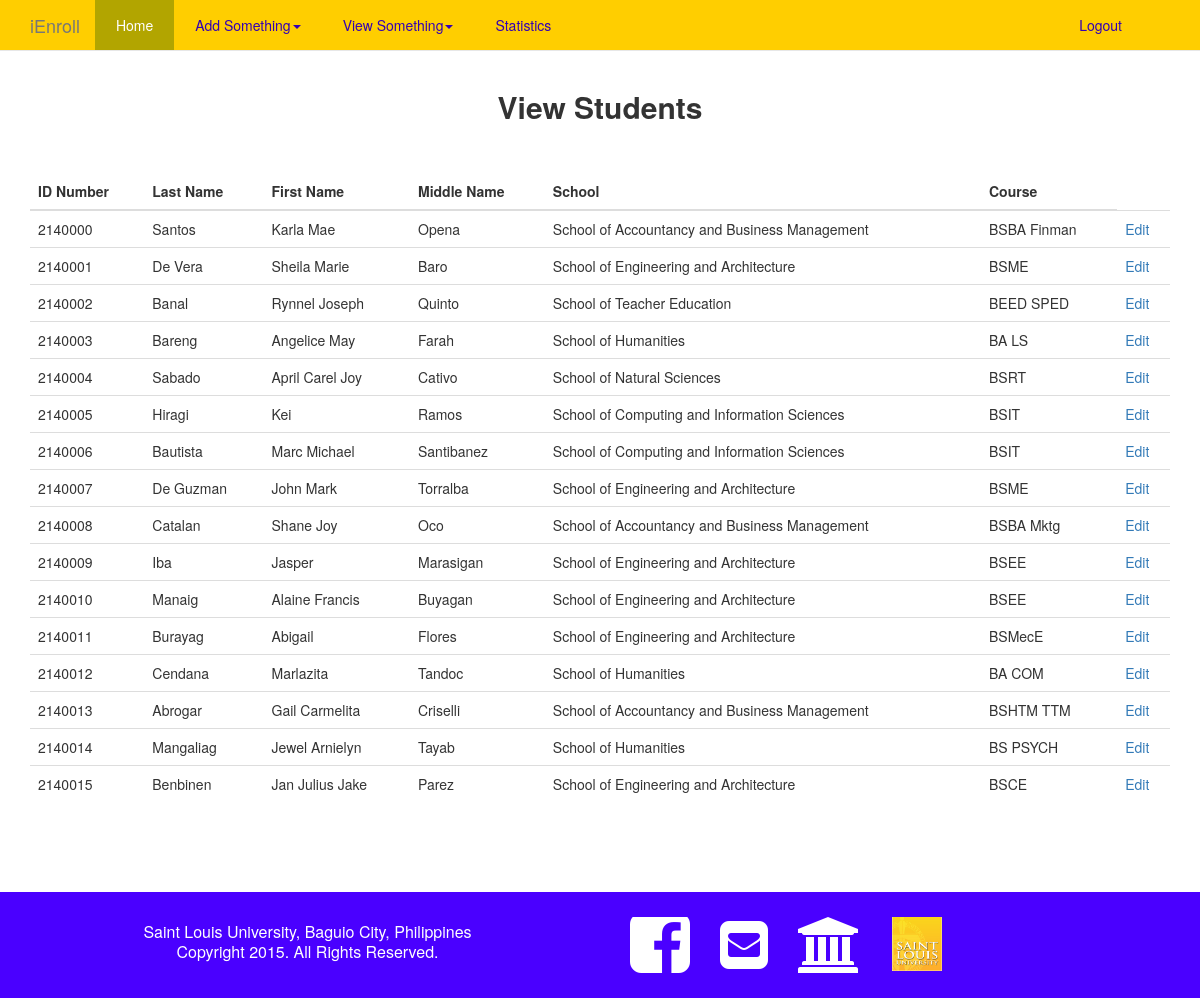
Page /viewStudents.php on the committed database.
### tables this page shows
CREATE TABLE IF NOT EXISTS `students` (
  `student_id` INT NOT NULL AUTO_INCREMENT,
  `password` VARCHAR(25) NOT NULL,
  `last_name` VARCHAR(45) NOT NULL,
  `first_name` VARCHAR(45) NOT NULL,
  `middle_name` VARCHAR(45) NULL,
  `gender` CHAR(1) NOT NULL,
  `school` VARCHAR(4) NULL,
  `course` VARCHAR(13) NULL,
  `email` VARCHAR(50) NULL,
  PRIMARY KEY (`student_id`),
  UNIQUE INDEX `student_id_UNIQUE` (`student_id` ASC));

CREATE TABLE IF NOT EXISTS `schools` (
  `school_code` VARCHAR(4) NOT NULL,
  `description` VARCHAR(45) NOT NULL,
  PRIMARY KEY (`school_code`),
  UNIQUE INDEX `school_code_UNIQUE` (`school_code` ASC));

### viewStudents.php (the view, shortened to what this page needs)
<?php
	include "fragments/header.php";
	include "fragments/nav.php";
	require_once("fragments/connection.php");
	$query = $pdo->prepare("SELECT * FROM students");
	$query->execute();
	$result = $query->fetchAll();
?>
	<div class="container-fluid" id="other">
		<div class="container">
			<h2>View Students</h2>
			<table class="table table-hover">
				<thead>
					<tr>
						<th>ID Number</th>
						<th>Last Name</th>
						<th>First Name</th>
						<th>Middle Name</th>
						<th>School</th>
						<th>Course</th>
					</tr>
				</thead>
				<tbody>
					<?php if(count($result)>0):?>
					<?php foreach($result as $student): ?>
                    <tr>
                        <td><?php echo $student["student_id"]; ?></td>
                        <td><?php echo $student["last_name"]; ?></td>
                        <td><?php echo $student["first_name"]; ?></td>
                        <td><?php echo $student["middle_name"] ?></td>
                        <td><?php
                        		$course = $student["course"];
                        		$sch = $pdo->prepare("SELECT `schools`.`description` AS `description`, `schools`.`school_code` AS `school_code`, `courses`.`course` AS `course`, `courses`.`school` AS `school`, `students`.`course` AS `student_course` FROM `schools` INNER JOIN `courses` INNER JOIN students WHERE `courses`.`course` = ? AND `courses`.`school` = `schools`.`school_code` LIMIT 1;");
									$sch->bindValue(1,$course);
								$sch->execute();
								$res = $sch->fetchAll();
	                    		foreach ($res as $val) {
	                    			echo $val["description"];
	                    		}
                        	?></td>
                        <td><?php echo "$course" ?></td>
                        <td><a href="updateStudent.php?student_id=<?php echo $student["student_id"] ?>">Edit</a></td>
                    </tr>
                	<?php endforeach; ?>
                    <?php endif; ?>
				</tbody>
			</table>
		</div>
	</div>
<?php include "fragments/footer.php" ?>

### fragments/header.php (shortened to what this page needs)
<!DOCTYPE html>
<html>
<head>
	<link rel="stylesheet" href="../assets/bootstrap/css/bootstrap.min.css">
	<link rel="stylesheet" href="../assets/fontawesome/css/font-awesome.min.css">
	<link rel="stylesheet" type="text/css" href="../css/style.css">
</head>
<body>

### fragments/nav.php (shortened to what this page needs)
<?php
	include "connection.php";
	$username_session = $_SESSION['username'];
	$stmt = $pdo->prepare("SELECT first_name FROM users WHERE username = :username");
	$stmt->execute(array(':username' => "$username_session"));
	$row = $stmt->fetch();
?>
<header>
	<nav class="navbar navbar-default navbar-fixed-top">
		<div class="container">
			<div class="navbar-header">
				<a class="navbar-brand" href="welcome.php">iEnroll</a>
			</div>
			<div id="navbar" class="navbar-collapse collapse">
				<ul class="nav navbar-nav">
					<li class="active"><a href="welcome.php">Home</a></li>
					<li class="dropdown">
						<a href="#" class="dropdown-toggle" data-toggle="dropdown" role="button" aria-expanded="false">Add Something<span class="caret"></span></a>
					</li>
					<li class="dropdown">
						<a href="#" class="dropdown-toggle" data-toggle="dropdown" role="button" aria-expanded="false">View Something<span class="caret"></span></a>
					</li>
					<li><a href="statistics.php">Statistics</a></li>
				</ul>
         			<ul class="nav navbar-nav navbar-right">
         				<li><a href="fragments/logout.php">Logout</a></li>
					<li><a href="welcome.php"> <?php echo $row['first_name']; ?> </a></li>
				</ul>
			</div>
		</div>
    </nav>
</header>

### fragments/footer.php (shortened to what this page needs)
	<footer>
		<div class="container">
			<div class="row">
				<div class="col-lg-6 col-md-6 col-sm-12" id="footer-title">
					<p>Saint Louis University, Baguio City, Philippines
					<p>Copyright 2015. All Rights Reserved.</p>
				</div>
				<div class="col-lg-6 col-md-6 col-sm-12">
					<ul id="footer-links">
						<li><a href="https://www.facebook.com/SLU100/" target="_blank"><i class="fa fa-facebook-square fa-lg fa-5x"></i></a></li>
						<li><a href="https://webmail.slu.edu.ph/" target="_blank"><i class="fa fa-envelope-square fa-4x"></i></a></li>
						<li><a href="https://my.slu.edu.ph/v1.0/" target="_blank"><i class="fa fa-university fa-4x"></i></a></li>
						<li><a href="http://www.slu.edu.ph/" target="_blank"><img src="images/slu.jpg" alt="slu"></a></li>
					</ul>
				</div>
			</div>
		</div>
	</footer>
</body>
</html>

### css/style.css (style rules this page uses)
p, label { font-size: 12pt; }
h1, h2 { font-weight: 700; text-align: center; }
.navbar-default, .navbar-collapse, .dropdown-menu { background-color: #ffce00; color: #3400b2; }
.navbar-default .navbar-nav > li > a { padding: 15px 21px; }
.navbar-default .navbar-nav > .active > a, .navbar-default .navbar-nav > .active > a:focus, .navbar-default .navbar-nav > .active > a:hover, .navbar-default .navbar-nav > li > a:focus, .navbar-default .navbar-nav > li > a:hover, .dropdown-menu > li > a:focus, .dropdown-menu > li > a:hover, .navbar-default .navbar-nav > .open > a:focus, .navbar-default .navbar-nav > .open > a:hover { color: #ffffff; background-color: #b2a500; }
.navbar-default .navbar-nav > li > a, .dropdown-menu > li > a { color: #3400b2; }
#other { margin-top: 60px; margin-bottom: 70px; }
#other > div > h2, #other > h1 { padding: 10px 0 40px; }
footer { background-color: #4a00ff; padding: 25px 5px; }
#footer-title { text-align: center; line-height: 10px; color: #ffffff; padding: 10px 0 0; }
#footer-links { list-style-type: none; padding: 0; overflow: hidden; margin: 0; }
#footer-links > li { display: inline; float: left; padding: 0 15px; }
#footer-links > li > a { display: block; color: #ffffff; }
img[alt="slu"] { width: 50px; }

### rows in the picture
students: student_id "2140000", last_name "Santos", first_name "Karla Mae", middle_name "Opena", course "BSBA Finman"
schools: description "School of Accountancy and Business Management"
students: student_id "2140001", last_name "De Vera", first_name "Sheila Marie", middle_name "Baro", course "BSME"
schools: description "School of Engineering and Architecture"
students: student_id "2140002", last_name "Banal", first_name "Rynnel Joseph", middle_name "Quinto", course "BEED SPED"
schools: description "School of Teacher Education"
students: student_id "2140003", last_name "Bareng", first_name "Angelice May", middle_name "Farah", course "BA LS"
schools: description "School of Humanities"
students: student_id "2140004", last_name "Sabado", first_name "April Carel Joy", middle_name "Cativo", course "BSRT"
schools: description "School of Natural Sciences"
students: student_id "2140005", last_name "Hiragi", first_name "Kei", middle_name "Ramos", course "BSIT"
schools: description "School of Computing and Information Sciences"
students: student_id "2140006", last_name "Bautista", first_name "Marc Michael", middle_name "Santibanez", course "BSIT"
students: student_id "2140007", last_name "De Guzman", first_name "John Mark", middle_name "Torralba", course "BSME"
students: student_id "2140008", last_name "Catalan", first_name "Shane Joy", middle_name "Oco", course "BSBA Mktg"
students: student_id "2140009", last_name "Iba", first_name "Jasper", middle_name "Marasigan", course "BSEE"
students: student_id "2140010", last_name "Manaig", first_name "Alaine Francis", middle_name "Buyagan", course "BSEE"
students: student_id "2140011", last_name "Burayag", first_name "Abigail", middle_name "Flores", course "BSMecE"
students: student_id "2140012", last_name "Cendana", first_name "Marlazita", middle_name "Tandoc", course "BA COM"
students: student_id "2140013", last_name "Abrogar", first_name "Gail Carmelita", middle_name "Criselli", course "BSHTM TTM"
students: student_id "2140014", last_name "Mangaliag", first_name "Jewel Arnielyn", middle_name "Tayab", course "BS PSYCH"
students: student_id "2140015", last_name "Benbinen", first_name "Jan Julius Jake", middle_name "Parez", course "BSCE"
